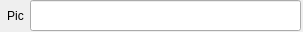
<?xml version="1.0" encoding="UTF-8"?>
<ui version="4.0">
 <class>PicLineEdit</class>
 <widget class="QWidget" name="PicLineEdit">
  <property name="geometry">
   <rect>
    <x>0</x>
    <y>0</y>
    <width>303</width>
    <height>32</height>
   </rect>
  </property>
  <property name="windowTitle">
   <string>Form</string>
  </property>
  <widget class="QLabel" name="picLabel">
   <property name="geometry">
    <rect>
     <x>0</x>
     <y>0</y>
     <width>31</width>
     <height>31</height>
    </rect>
   </property>
   <property name="text">
    <string>Pic</string>
   </property>
   <property name="alignment">
    <set>Qt::AlignCenter</set>
   </property>
  </widget>
  <widget class="QLineEdit" name="lineEdit">
   <property name="geometry">
    <rect>
     <x>30</x>
     <y>0</y>
     <width>271</width>
     <height>31</height>
    </rect>
   </property>
  </widget>
 </widget>
 <resources/>
 <connections/>
</ui>
